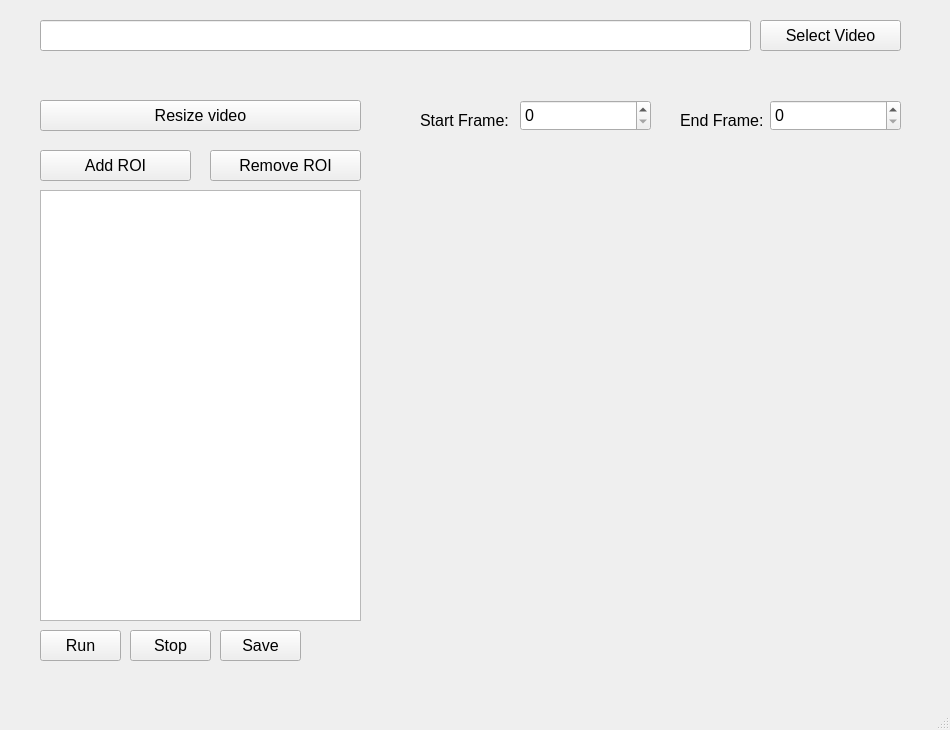
<?xml version="1.0" encoding="UTF-8"?>
<ui version="4.0">
 <class>MiTrace</class>
 <widget class="QMainWindow" name="MiTrace">
  <property name="geometry">
   <rect>
    <x>0</x>
    <y>0</y>
    <width>950</width>
    <height>730</height>
   </rect>
  </property>
  <property name="minimumSize">
   <size>
    <width>950</width>
    <height>500</height>
   </size>
  </property>
  <property name="maximumSize">
   <size>
    <width>1000000</width>
    <height>100000</height>
   </size>
  </property>
  <property name="windowTitle">
   <string>MainWindow</string>
  </property>
  <widget class="QWidget" name="centralwidget">
   <widget class="QPushButton" name="RunBt">
    <property name="geometry">
     <rect>
      <x>40</x>
      <y>630</y>
      <width>81</width>
      <height>31</height>
     </rect>
    </property>
    <property name="font">
     <font>
      <family>Microsoft JhengHei UI</family>
      <pointsize>12</pointsize>
     </font>
    </property>
    <property name="text">
     <string>Run</string>
    </property>
   </widget>
   <widget class="QPushButton" name="StopBt">
    <property name="geometry">
     <rect>
      <x>130</x>
      <y>630</y>
      <width>81</width>
      <height>31</height>
     </rect>
    </property>
    <property name="font">
     <font>
      <family>Microsoft JhengHei UI</family>
      <pointsize>12</pointsize>
     </font>
    </property>
    <property name="text">
     <string>Stop</string>
    </property>
   </widget>
   <widget class="QLabel" name="label">
    <property name="geometry">
     <rect>
      <x>420</x>
      <y>110</y>
      <width>91</width>
      <height>20</height>
     </rect>
    </property>
    <property name="font">
     <font>
      <family>Microsoft JhengHei UI</family>
      <pointsize>12</pointsize>
     </font>
    </property>
    <property name="text">
     <string>Start Frame:</string>
    </property>
   </widget>
   <widget class="QLabel" name="label_2">
    <property name="geometry">
     <rect>
      <x>680</x>
      <y>110</y>
      <width>84</width>
      <height>20</height>
     </rect>
    </property>
    <property name="font">
     <font>
      <family>Microsoft JhengHei UI</family>
      <pointsize>12</pointsize>
     </font>
    </property>
    <property name="text">
     <string>End Frame:</string>
    </property>
   </widget>
   <widget class="QSpinBox" name="endFrameEditor">
    <property name="geometry">
     <rect>
      <x>770</x>
      <y>100</y>
      <width>131</width>
      <height>31</height>
     </rect>
    </property>
    <property name="font">
     <font>
      <family>Microsoft JhengHei UI</family>
      <pointsize>12</pointsize>
     </font>
    </property>
    <property name="maximum">
     <number>1000000000</number>
    </property>
   </widget>
   <widget class="QLabel" name="statusLabel">
    <property name="geometry">
     <rect>
      <x>40</x>
      <y>60</y>
      <width>861</width>
      <height>31</height>
     </rect>
    </property>
    <property name="font">
     <font>
      <family>Microsoft JhengHei UI</family>
      <pointsize>12</pointsize>
     </font>
    </property>
    <property name="text">
     <string/>
    </property>
   </widget>
   <widget class="QPushButton" name="saveBt">
    <property name="geometry">
     <rect>
      <x>220</x>
      <y>630</y>
      <width>81</width>
      <height>31</height>
     </rect>
    </property>
    <property name="font">
     <font>
      <family>Microsoft JhengHei UI</family>
      <pointsize>12</pointsize>
     </font>
    </property>
    <property name="text">
     <string>Save</string>
    </property>
   </widget>
   <widget class="QListView" name="ROIListView">
    <property name="geometry">
     <rect>
      <x>40</x>
      <y>190</y>
      <width>321</width>
      <height>431</height>
     </rect>
    </property>
    <property name="minimumSize">
     <size>
      <width>320</width>
      <height>0</height>
     </size>
    </property>
    <property name="selectionMode">
     <enum>QAbstractItemView::MultiSelection</enum>
    </property>
   </widget>
   <widget class="QPushButton" name="addROIBt">
    <property name="geometry">
     <rect>
      <x>40</x>
      <y>150</y>
      <width>151</width>
      <height>31</height>
     </rect>
    </property>
    <property name="font">
     <font>
      <family>Microsoft JhengHei UI</family>
      <pointsize>12</pointsize>
     </font>
    </property>
    <property name="text">
     <string>Add ROI</string>
    </property>
   </widget>
   <widget class="QPushButton" name="removeROIBt">
    <property name="geometry">
     <rect>
      <x>210</x>
      <y>150</y>
      <width>151</width>
      <height>31</height>
     </rect>
    </property>
    <property name="font">
     <font>
      <family>Microsoft JhengHei UI</family>
      <pointsize>12</pointsize>
     </font>
    </property>
    <property name="text">
     <string>Remove ROI</string>
    </property>
   </widget>
   <widget class="QPushButton" name="ResizeVideoBt">
    <property name="geometry">
     <rect>
      <x>40</x>
      <y>100</y>
      <width>321</width>
      <height>31</height>
     </rect>
    </property>
    <property name="font">
     <font>
      <family>Microsoft JhengHei UI</family>
      <pointsize>12</pointsize>
     </font>
    </property>
    <property name="text">
     <string>Resize video</string>
    </property>
   </widget>
   <widget class="QLineEdit" name="VideoPathEditor">
    <property name="geometry">
     <rect>
      <x>40</x>
      <y>20</y>
      <width>711</width>
      <height>31</height>
     </rect>
    </property>
    <property name="font">
     <font>
      <family>Microsoft JhengHei UI</family>
      <pointsize>12</pointsize>
     </font>
    </property>
    <property name="dragEnabled">
     <bool>false</bool>
    </property>
    <property name="readOnly">
     <bool>true</bool>
    </property>
   </widget>
   <widget class="QPushButton" name="VideoPathBt">
    <property name="geometry">
     <rect>
      <x>760</x>
      <y>20</y>
      <width>141</width>
      <height>31</height>
     </rect>
    </property>
    <property name="font">
     <font>
      <family>Microsoft JhengHei UI</family>
      <pointsize>12</pointsize>
     </font>
    </property>
    <property name="text">
     <string>Select Video</string>
    </property>
   </widget>
   <widget class="QSpinBox" name="startFrameEditor">
    <property name="geometry">
     <rect>
      <x>520</x>
      <y>100</y>
      <width>131</width>
      <height>31</height>
     </rect>
    </property>
    <property name="font">
     <font>
      <family>Microsoft JhengHei UI</family>
      <pointsize>12</pointsize>
     </font>
    </property>
    <property name="maximum">
     <number>100000000</number>
    </property>
   </widget>
   <widget class="QLabel" name="imageLabel">
    <property name="geometry">
     <rect>
      <x>420</x>
      <y>150</y>
      <width>450</width>
      <height>450</height>
     </rect>
    </property>
    <property name="minimumSize">
     <size>
      <width>300</width>
      <height>270</height>
     </size>
    </property>
    <property name="text">
     <string/>
    </property>
   </widget>
  </widget>
  <widget class="QStatusBar" name="statusbar"/>
 </widget>
 <resources/>
 <connections/>
</ui>
